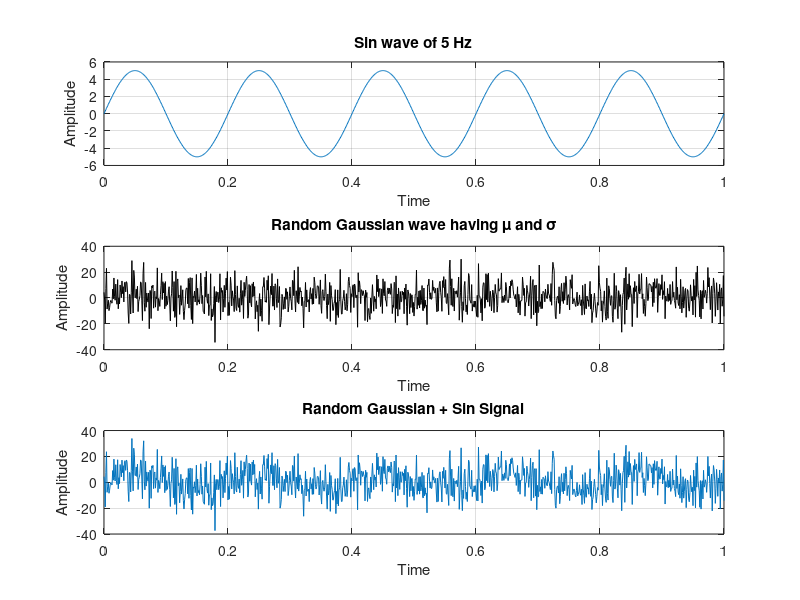

Source code (MATLAB): (Note: this script raises an error after producing the figure.)
clc;
clear;
close all;

time = 0: 1/1000 : 1;
frequency = 5;
amplitude = 5;
signal = amplitude .* sin(2 * pi * frequency * time);

figure;
subplot(3, 1, 1);
plot(time, signal);
xlabel('Time');
ylabel('Amplitude');
title('Sin wave of 5 Hz');
grid on;

%% Gaussian Noise WIth Standard Deviation and Mean.

mean = 1;
std = 10;
[rows, cols] = size(time);
gaussian = mean + std * randn(cols, 1);
subplot(3, 1, 2);
plot(time, gaussian, 'k');
xlabel('Time');
ylabel('Amplitude');
title('Random Gaussian wave having \mu and \sigma');
grid on;

%% Add Gaussian with The Signal.

noisySignal = transpose(gaussian) + signal;
subplot(3, 1, 3);
plot(time, noisySignal);
xlabel('Time');
ylabel('Amplitude');
title('Random Gaussian + Sin Signal');
grid on;

%% Smoothing the noisy signal
figure;

smooth3 = smooth(noisySignal, 3);
subplot(3, 1, 1);
plot(time, smooth3, 'r');
xlabel('Time');
ylabel('Amplitude');
title('Smoothing Noisy Signal with window 3');
grid on;

smooth5 = smooth(noisySignal, 5);
subplot(3, 1, 2);
plot(time, smooth5, 'm');
xlabel('Time');
ylabel('Amplitude');
title('Smoothing Noisy Signal with window 5');
grid on;

smooth7 = smooth(noisySignal, 7);
subplot(3, 1, 3);
plot(time, smooth7, 'b');
xlabel('Time');
ylabel('Amplitude');
title('Smoothing Noisy Signal with window 7');
grid on;